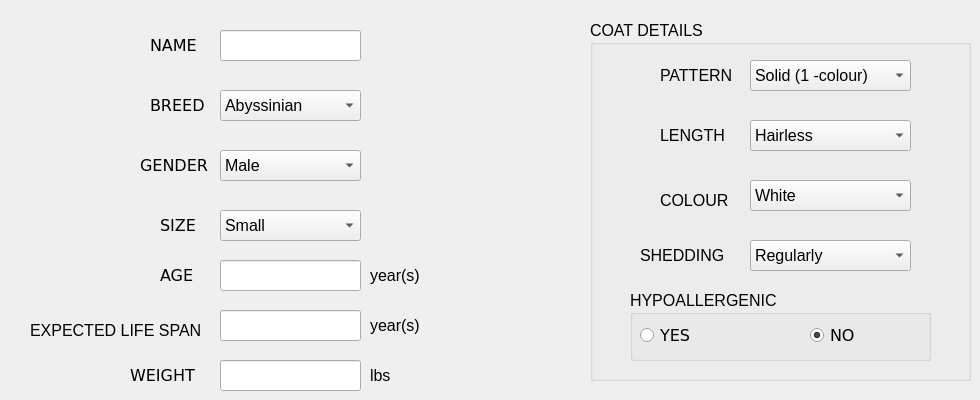
     <widget class="QWidget" name="tab_4">
      <attribute name="title">
       <string>Basic Information</string>
      </attribute>
      <widget class="QLabel" name="label_39">
       <property name="geometry">
        <rect>
         <x>150</x>
         <y>30</y>
         <width>51</width>
         <height>31</height>
        </rect>
       </property>
       <property name="font">
        <font>
         <family>DejaVu Sans</family>
         <pointsize>12</pointsize>
        </font>
       </property>
       <property name="text">
        <string>NAME</string>
       </property>
      </widget>
      <widget class="QLabel" name="label_40">
       <property name="geometry">
        <rect>
         <x>150</x>
         <y>90</y>
         <width>71</width>
         <height>31</height>
        </rect>
       </property>
       <property name="font">
        <font>
         <family>DejaVu Sans</family>
         <pointsize>12</pointsize>
        </font>
       </property>
       <property name="text">
        <string>BREED</string>
       </property>
      </widget>
      <widget class="QLabel" name="label_41">
       <property name="geometry">
        <rect>
         <x>140</x>
         <y>150</y>
         <width>81</width>
         <height>31</height>
        </rect>
       </property>
       <property name="font">
        <font>
         <family>DejaVu Sans</family>
         <pointsize>12</pointsize>
        </font>
       </property>
       <property name="text">
        <string>GENDER</string>
       </property>
      </widget>
      <widget class="QLabel" name="label_42">
       <property name="geometry">
        <rect>
         <x>160</x>
         <y>210</y>
         <width>41</width>
         <height>31</height>
        </rect>
       </property>
       <property name="font">
        <font>
         <family>DejaVu Sans</family>
         <pointsize>12</pointsize>
        </font>
       </property>
       <property name="text">
        <string>SIZE</string>
       </property>
      </widget>
      <widget class="QLabel" name="label_43">
       <property name="geometry">
        <rect>
         <x>160</x>
         <y>260</y>
         <width>41</width>
         <height>31</height>
        </rect>
       </property>
       <property name="font">
        <font>
         <family>DejaVu Sans</family>
         <pointsize>12</pointsize>
        </font>
       </property>
       <property name="text">
        <string>AGE</string>
       </property>
      </widget>
      <widget class="QLabel" name="label_44">
       <property name="geometry">
        <rect>
         <x>130</x>
         <y>360</y>
         <width>71</width>
         <height>31</height>
        </rect>
       </property>
       <property name="font">
        <font>
         <family>DejaVu Sans</family>
         <pointsize>12</pointsize>
        </font>
       </property>
       <property name="text">
        <string>WEIGHT</string>
       </property>
      </widget>
      <widget class="QGroupBox" name="cat_coat_groupBox">
       <property name="geometry">
        <rect>
         <x>590</x>
         <y>20</y>
         <width>381</width>
         <height>361</height>
        </rect>
       </property>
       <property name="font">
        <font>
         <pointsize>12</pointsize>
        </font>
       </property>
       <property name="title">
        <string>COAT DETAILS</string>
       </property>
       <widget class="QLabel" name="label_45">
        <property name="geometry">
         <rect>
          <x>70</x>
          <y>100</y>
          <width>71</width>
          <height>31</height>
         </rect>
        </property>
        <property name="font">
         <font>
          <pointsize>12</pointsize>
         </font>
        </property>
        <property name="text">
         <string>LENGTH</string>
        </property>
       </widget>
       <widget class="QComboBox" name="cat_coat_length">
        <property name="geometry">
         <rect>
          <x>160</x>
          <y>100</y>
          <width>161</width>
          <height>31</height>
         </rect>
        </property>
        <property name="font">
         <font>
          <pointsize>12</pointsize>
         </font>
        </property>
        <item>
         <property name="text">
          <string>Hairless</string>
         </property>
        </item>
        <item>
         <property name="text">
          <string>Short</string>
         </property>
        </item>
        <item>
         <property name="text">
          <string>Long</string>
         </property>
        </item>
       </widget>
       <widget class="QLabel" name="label_46">
        <property name="geometry">
         <rect>
          <x>40</x>
          <y>160</y>
          <width>64</width>
          <height>17</height>
         </rect>
        </property>
        <property name="text">
         <string/>
        </property>
       </widget>
       <widget class="QLabel" name="label_47">
        <property name="geometry">
         <rect>
          <x>70</x>
          <y>40</y>
          <width>81</width>
          <height>31</height>
         </rect>
        </property>
        <property name="font">
         <font>
          <pointsize>12</pointsize>
         </font>
        </property>
        <property name="text">
         <string>PATTERN</string>
        </property>
       </widget>
       <widget class="QComboBox" name="cat_coat_pattern">
        <property name="geometry">
         <rect>
          <x>160</x>
          <y>40</y>
          <width>161</width>
          <height>31</height>
         </rect>
        </property>
        <property name="font">
         <font>
          <pointsize>12</pointsize>
         </font>
        </property>
        <item>
         <property name="text">
          <string>Solid (1 -colour)</string>
         </property>
        </item>
        <item>
         <property name="text">
          <string>Bi-Colour</string>
         </property>
        </item>
        <item>
         <property name="text">
          <string>Striped Tabby</string>
         </property>
        </item>
        <item>
         <property name="text">
          <string>Tortoiseshell</string>
         </property>
        </item>
        <item>
         <property name="text">
          <string>Calico (3-colour)</string>
         </property>
        </item>
       </widget>
       <widget class="QGroupBox" name="cat_hypoallergenic_groupBox">
        <property name="geometry">
         <rect>
          <x>40</x>
          <y>270</y>
          <width>301</width>
          <height>71</height>
         </rect>
        </property>
        <property name="font">
         <font>
          <pointsize>12</pointsize>
         </font>
        </property>
        <property name="title">
         <string>HYPOALLERGENIC</string>
        </property>
        <widget class="QRadioButton" name="cat_hypoallergenic_yes">
         <property name="geometry">
          <rect>
           <x>10</x>
           <y>30</y>
           <width>61</width>
           <height>31</height>
          </rect>
         </property>
         <property name="font">
          <font>
           <family>DejaVu Sans</family>
           <pointsize>12</pointsize>
          </font>
         </property>
         <property name="text">
          <string>YES</string>
         </property>
         <property name="checked">
          <bool>false</bool>
         </property>
         <attribute name="buttonGroup">
          <string notr="true">buttonGroup_2</string>
         </attribute>
        </widget>
        <widget class="QRadioButton" name="cat_hypoallergenic_no">
         <property name="geometry">
          <rect>
           <x>180</x>
           <y>30</y>
           <width>51</width>
           <height>31</height>
          </rect>
         </property>
         <property name="font">
          <font>
           <family>DejaVu Sans</family>
           <pointsize>12</pointsize>
          </font>
         </property>
         <property name="contextMenuPolicy">
          <enum>Qt::PreventContextMenu</enum>
         </property>
         <property name="text">
          <string>NO</string>
         </property>
         <property name="checked">
          <bool>true</bool>
         </property>
         <attribute name="buttonGroup">
          <string notr="true">buttonGroup_2</string>
         </attribute>
        </widget>
       </widget>
       <widget class="QLabel" name="label_49">
        <property name="geometry">
         <rect>
          <x>50</x>
          <y>220</y>
          <width>91</width>
          <height>31</height>
         </rect>
        </property>
        <property name="font">
         <font>
          <pointsize>12</pointsize>
         </font>
        </property>
        <property name="text">
         <string>SHEDDING</string>
        </property>
       </widget>
       <widget class="QComboBox" name="cat_shedding">
        <property name="geometry">
         <rect>
          <x>160</x>
          <y>220</y>
          <width>161</width>
          <height>31</height>
         </rect>
        </property>
        <property name="font">
         <font>
          <pointsize>12</pointsize>
         </font>
        </property>
        <item>
         <property name="text">
          <string>Regularly</string>
         </property>
        </item>
        <item>
         <property name="text">
          <string>Frequent</string>
         </property>
        </item>
        <item>
         <property name="text">
          <string>Seasonal</string>
         </property>
        </item>
        <item>
         <property name="text">
          <string>Occasional</string>
         </property>
        </item>
        <item>
         <property name="text">
          <string>Infrequent</string>
         </property>
        </item>
       </widget>
       <widget class="QComboBox" name="cat_coat_colour">
        <property name="geometry">
         <rect>
          <x>160</x>
          <y>160</y>
          <width>161</width>
          <height>31</height>
         </rect>
        </property>
        <property name="font">
         <font>
          <pointsize>12</pointsize>
         </font>
        </property>
        <item>
         <property name="text">
          <string>White</string>
         </property>
        </item>
        <item>
         <property name="text">
          <string>Golden Brown</string>
         </property>
        </item>
        <item>
         <property name="text">
          <string>Black</string>
         </property>
        </item>
        <item>
         <property name="text">
          <string>Chocolate Brown</string>
         </property>
        </item>
        <item>
         <property name="text">
          <string>Grey</string>
         </property>
        </item>
       </widget>
       <widget class="QLabel" name="label_37">
        <property name="geometry">
         <rect>
          <x>70</x>
          <y>160</y>
          <width>71</width>
          <height>41</height>
         </rect>
        </property>
        <property name="font">
         <font>
          <pointsize>12</pointsize>
         </font>
        </property>
        <property name="text">
         <string>COLOUR</string>
        </property>
       </widget>
      </widget>
      <widget class="QLineEdit" name="cat_name">
       <property name="geometry">
        <rect>
         <x>220</x>
         <y>30</y>
         <width>141</width>
         <height>31</height>
        </rect>
       </property>
       <property name="font">
        <font>
         <pointsize>12</pointsize>
        </font>
       </property>
      </widget>
      <widget class="QComboBox" name="cat_breed">
       <property name="geometry">
        <rect>
         <x>220</x>
         <y>90</y>
         <width>141</width>
         <height>31</height>
        </rect>
       </property>
       <property name="font">
        <font>
         <pointsize>12</pointsize>
        </font>
       </property>
       <item>
        <property name="text">
         <string>Abyssinian</string>
        </property>
       </item>
       <item>
        <property name="text">
         <string>American Curl</string>
        </property>
       </item>
       <item>
        <property name="text">
         <string>Wildcat</string>
        </property>
       </item>
       <item>
        <property name="text">
         <string>African Golden</string>
        </property>
       </item>
       <item>
        <property name="text">
         <string>Balinese</string>
        </property>
       </item>
       <item>
        <property name="text">
         <string>Birman</string>
        </property>
       </item>
       <item>
        <property name="text">
         <string>California Spangled</string>
        </property>
       </item>
       <item>
        <property name="text">
         <string>Cymric</string>
        </property>
       </item>
       <item>
        <property name="text">
         <string>Foldex</string>
        </property>
       </item>
       <item>
        <property name="text">
         <string>Highlander</string>
        </property>
       </item>
       <item>
        <property name="text">
         <string>Javanese</string>
        </property>
       </item>
       <item>
        <property name="text">
         <string>Lykoi</string>
        </property>
       </item>
       <item>
        <property name="text">
         <string>Maine Coon</string>
        </property>
       </item>
       <item>
        <property name="text">
         <string>Nebelung</string>
        </property>
       </item>
       <item>
        <property name="text">
         <string>Oregon Rex</string>
        </property>
       </item>
       <item>
        <property name="text">
         <string>Persian</string>
        </property>
       </item>
       <item>
        <property name="text">
         <string>Ragdoll</string>
        </property>
       </item>
       <item>
        <property name="text">
         <string>Savannah</string>
        </property>
       </item>
       <item>
        <property name="text">
         <string>Selkirk Rex</string>
        </property>
       </item>
       <item>
        <property name="text">
         <string>Siamese</string>
        </property>
       </item>
       <item>
        <property name="text">
         <string>Snowshoe</string>
        </property>
       </item>
      </widget>
      <widget class="QComboBox" name="cat_gender">
       <property name="geometry">
        <rect>
         <x>220</x>
         <y>150</y>
         <width>141</width>
         <height>31</height>
        </rect>
       </property>
       <property name="font">
        <font>
         <pointsize>12</pointsize>
        </font>
       </property>
       <item>
        <property name="text">
         <string>Male</string>
        </property>
       </item>
       <item>
        <property name="text">
         <string>Female</string>
        </property>
       </item>
      </widget>
      <widget class="QComboBox" name="cat_size">
       <property name="geometry">
        <rect>
         <x>220</x>
         <y>210</y>
         <width>141</width>
         <height>31</height>
        </rect>
       </property>
       <property name="font">
        <font>
         <pointsize>12</pointsize>
        </font>
       </property>
       <item>
        <property name="text">
         <string>Small</string>
        </property>
       </item>
       <item>
        <property name="text">
         <string>Medium</string>
        </property>
       </item>
       <item>
        <property name="text">
         <string>Large</string>
        </property>
       </item>
      </widget>
      <widget class="QLineEdit" name="cat_age">
       <property name="geometry">
        <rect>
         <x>220</x>
         <y>260</y>
         <width>141</width>
         <height>31</height>
        </rect>
       </property>
       <property name="font">
        <font>
         <pointsize>12</pointsize>
        </font>
       </property>
      </widget>
      <widget class="QLineEdit" name="cat_weight">
       <property name="geometry">
        <rect>
         <x>220</x>
         <y>360</y>
         <width>141</width>
         <height>31</height>
        </rect>
       </property>
       <property name="font">
        <font>
         <pointsize>12</pointsize>
        </font>
       </property>
      </widget>
      <widget class="QLabel" name="label_50">
       <property name="geometry">
        <rect>
         <x>370</x>
         <y>260</y>
         <width>61</width>
         <height>31</height>
        </rect>
       </property>
       <property name="font">
        <font>
         <pointsize>12</pointsize>
        </font>
       </property>
       <property name="text">
        <string>year(s)</string>
       </property>
      </widget>
      <widget class="QLabel" name="label_51">
       <property name="geometry">
        <rect>
         <x>370</x>
         <y>360</y>
         <width>31</width>
         <height>31</height>
        </rect>
       </property>
       <property name="font">
        <font>
         <pointsize>12</pointsize>
        </font>
       </property>
       <property name="text">
        <string>lbs</string>
       </property>
      </widget>
      <widget class="QLabel" name="label_52">
       <property name="geometry">
        <rect>
         <x>30</x>
         <y>320</y>
         <width>181</width>
         <height>21</height>
        </rect>
       </property>
       <property name="font">
        <font>
         <pointsize>12</pointsize>
        </font>
       </property>
       <property name="text">
        <string>EXPECTED LIFE SPAN</string>
       </property>
      </widget>
      <widget class="QLineEdit" name="cat_expected_lifespan">
       <property name="geometry">
        <rect>
         <x>220</x>
         <y>310</y>
         <width>141</width>
         <height>31</height>
        </rect>
       </property>
       <property name="font">
        <font>
         <pointsize>12</pointsize>
        </font>
       </property>
      </widget>
      <widget class="QLabel" name="label_53">
       <property name="geometry">
        <rect>
         <x>370</x>
         <y>310</y>
         <width>61</width>
         <height>31</height>
        </rect>
       </property>
       <property name="font">
        <font>
         <pointsize>12</pointsize>
        </font>
       </property>
       <property name="text">
        <string>year(s)</string>
       </property>
      </widget>
     </widget>
